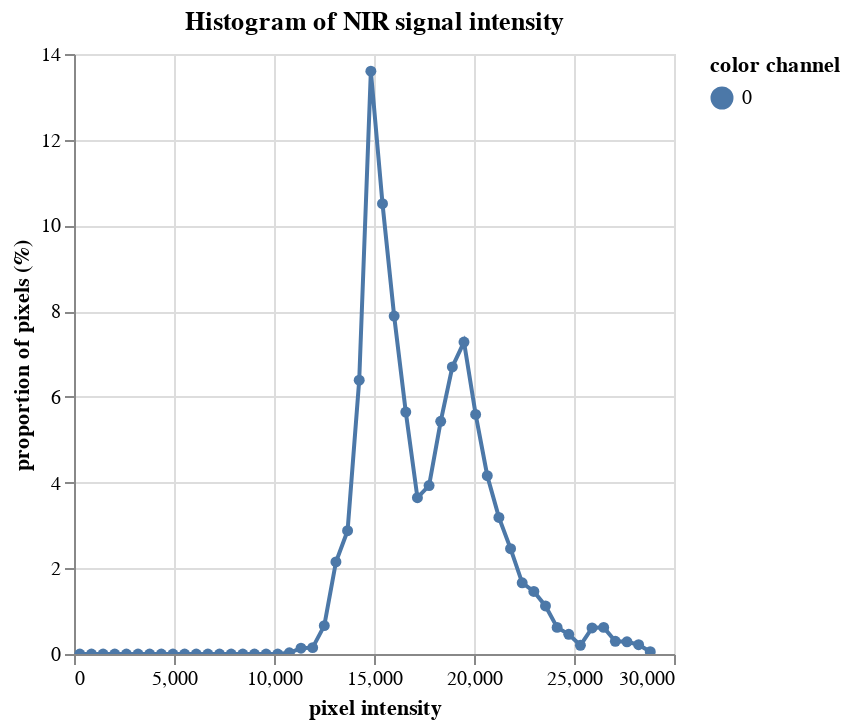

Source (notebook cell):
### Code cell
# Make a histogram visualization 
nir_hist = pcv.visualize.histogram(img=nir, mask=img_warped, lower_bound=0, upper_bound=None, bins=50,
                                   title="Histogram of NIR signal intensity")

### Figure 1 — Vega-Lite specification as saved in the notebook (floating-point values rounded to 4 significant figures)
{"config": {"view": {"continuousWidth": 300, "continuousHeight": 300}}, "data": {"name": "data-bef52b63af7592c127c2ea9516495889"}, "mark": {"type": "line", "point": true}, "encoding": {"color": {"field": "color channel", "type": "nominal"}, "tooltip": [{"field": "pixel intensity", "type": "quantitative"}, {"field": "proportion of pixels (%)", "type": "quantitative"}], "x": {"field": "pixel intensity", "type": "quantitative"}, "y": {"field": "proportion of pixels (%)", "type": "quantitative"}}, "params": [{"name": "param_11", "select": {"type": "interval", "encodings": ["x", "y"]}, "bind": "scales"}], "title": "Histogram of NIR signal intensity", "$schema": "https://vega.github.io/schema/vega-lite/v5.20.1.json", "datasets": {"data-bef52b63af7592c127c2ea9516495889": [{"pixel intensity": 291.0, "proportion of pixels (%)": 0.0, "hist_count": 0, "color channel": "0"}, {"pixel intensity": 873.1, "proportion of pixels (%)": 0.0, "hist_count": 0, "color channel": "0"}, {"pixel intensity": 1455.0, "proportion of pixels (%)": 0.0, "hist_count": 0, "color channel": "0"}, {"pixel intensity": 2037.0, "proportion of pixels (%)": 0.0, "hist_count": 0, "color channel": "0"}, {"pixel intensity": 2619.0, "proportion of pixels (%)": 0.0, "hist_count": 0, "color channel": "0"}, {"pixel intensity": 3201.0, "proportion of pixels (%)": 0.0, "hist_count": 0, "color channel": "0"}, {"pixel intensity": 3784.0, "proportion of pixels (%)": 0.0, "hist_count": 0, "color channel": "0"}, {"pixel intensity": 4366.0, "proportion of pixels (%)": 0.0, "hist_count": 0, "color channel": "0"}, {"pixel intensity": 4948.0, "proportion of pixels (%)": 0.0, "hist_count": 0, "color channel": "0"}, {"pixel intensity": 5530.0, "proportion of pixels (%)": 0.0, "hist_count": 0, "color channel": "0"}, {"pixel intensity": 6112.0, "proportion of pixels (%)": 0.0, "hist_count": 0, "color channel": "0"}, {"pixel intensity": 6694.0, "proportion of pixels (%)": 0.0, "hist_count": 0, "color channel": "0"}, {"pixel intensity": 7276.0, "proportion of pixels (%)": 0.0, "hist_count": 0, "color channel": "0"}, {"pixel intensity": 7858.0, "proportion of pixels (%)": 0.0, "hist_count": 0, "color channel": "0"}, {"pixel intensity": 8440.0, "proportion of pixels (%)": 0.0, "hist_count": 0, "color channel": "0"}, {"pixel intensity": 9022.0, "proportion of pixels (%)": 0.0, "hist_count": 0, "color channel": "0"}, {"pixel intensity": 9604.0, "proportion of pixels (%)": 0.0, "hist_count": 0, "color channel": "0"}, {"pixel intensity": 10190.0, "proportion of pixels (%)": 0.0, "hist_count": 0, "color channel": "0"}, {"pixel intensity": 10770.0, "proportion of pixels (%)": 0.02701, "hist_count": 2, "color channel": "0"}, {"pixel intensity": 11350.0, "proportion of pixels (%)": 0.135, "hist_count": 10, "color channel": "0"}, {"pixel intensity": 11930.0, "proportion of pixels (%)": 0.1485, "hist_count": 11, "color channel": "0"}, {"pixel intensity": 12510.0, "proportion of pixels (%)": 0.6617, "hist_count": 49, "color channel": "0"}, {"pixel intensity": 13100.0, "proportion of pixels (%)": 2.147, "hist_count": 159, "color channel": "0"}, {"pixel intensity": 13680.0, "proportion of pixels (%)": 2.876, "hist_count": 213, "color channel": "0"}, {"pixel intensity": 14260.0, "proportion of pixels (%)": 6.388, "hist_count": 473, "color channel": "0"}, {"pixel intensity": 14840.0, "proportion of pixels (%)": 13.6, "hist_count": 1007, "color channel": "0"}, {"pixel intensity": 15430.0, "proportion of pixels (%)": 10.51, "hist_count": 778, "color channel": "0"}, {"pixel intensity": 16010.0, "proportion of pixels (%)": 7.887, "hist_count": 584, "color channel": "0"}, {"pixel intensity": 16590.0, "proportion of pixels (%)": 5.645, "hist_count": 418, "color channel": "0"}, {"pixel intensity": 17170.0, "proportion of pixels (%)": 3.646, "hist_count": 270, "color channel": "0"}, {"pixel intensity": 17750.0, "proportion of pixels (%)": 3.93, "hist_count": 291, "color channel": "0"}, {"pixel intensity": 18340.0, "proportion of pixels (%)": 5.429, "hist_count": 402, "color channel": "0"}, {"pixel intensity": 18920.0, "proportion of pixels (%)": 6.698, "hist_count": 496, "color channel": "0"}, {"pixel intensity": 19500.0, "proportion of pixels (%)": 7.279, "hist_count": 539, "color channel": "0"}, {"pixel intensity": 20080.0, "proportion of pixels (%)": 5.591, "hist_count": 414, "color channel": "0"}, {"pixel intensity": 20660.0, "proportion of pixels (%)": 4.159, "hist_count": 308, "color channel": "0"}, {"pixel intensity": 21250.0, "proportion of pixels (%)": 3.187, "hist_count": 236, "color channel": "0"}, {"pixel intensity": 21830.0, "proportion of pixels (%)": 2.458, "hist_count": 182, "color channel": "0"}, {"pixel intensity": 22410.0, "proportion of pixels (%)": 1.661, "hist_count": 123, "color channel": "0"}, {"pixel intensity": 22990.0, "proportion of pixels (%)": 1.458, "hist_count": 108, "color channel": "0"}, {"pixel intensity": 23570.0, "proportion of pixels (%)": 1.121, "hist_count": 83, "color channel": "0"}, {"pixel intensity": 24160.0, "proportion of pixels (%)": 0.6212, "hist_count": 46, "color channel": "0"}, {"pixel intensity": 24740.0, "proportion of pixels (%)": 0.4591, "hist_count": 34, "color channel": "0"}, {"pixel intensity": 25320.0, "proportion of pixels (%)": 0.2026, "hist_count": 15, "color channel": "0"}, {"pixel intensity": 25900.0, "proportion of pixels (%)": 0.6077, "hist_count": 45, "color channel": "0"}, {"pixel intensity": 26480.0, "proportion of pixels (%)": 0.6212, "hist_count": 46, "color channel": "0"}, {"pixel intensity": 27070.0, "proportion of pixels (%)": 0.2971, "hist_count": 22, "color channel": "0"}, {"pixel intensity": 27650.0, "proportion of pixels (%)": 0.2836, "hist_count": 21, "color channel": "0"}, {"pixel intensity": 28230.0, "proportion of pixels (%)": 0.2161, "hist_count": 16, "color channel": "0"}, {"pixel intensity": 28810.0, "proportion of pixels (%)": 0.05402, "hist_count": 4, "color channel": "0"}]}}
